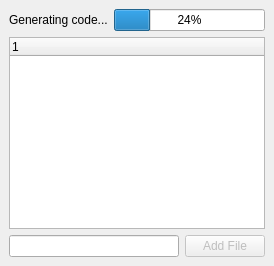
          <widget class="QWidget" name="Generate Code">
           <layout class="QVBoxLayout">
            <property name="spacing">
             <number>6</number>
            </property>
            <property name="leftMargin">
             <number>9</number>
            </property>
            <property name="topMargin">
             <number>9</number>
            </property>
            <property name="rightMargin">
             <number>9</number>
            </property>
            <property name="bottomMargin">
             <number>9</number>
            </property>
            <item>
             <layout class="QHBoxLayout">
              <property name="spacing">
               <number>6</number>
              </property>
              <property name="leftMargin">
               <number>0</number>
              </property>
              <property name="topMargin">
               <number>0</number>
              </property>
              <property name="rightMargin">
               <number>0</number>
              </property>
              <property name="bottomMargin">
               <number>0</number>
              </property>
              <item>
               <widget class="QLabel" name="lblGenerateCodeStatus">
                <property name="text">
                 <string>Generating code...</string>
                </property>
               </widget>
              </item>
              <item>
               <widget class="QProgressBar" name="prgGenerateCode">
                <property name="value">
                 <number>24</number>
                </property>
                <property name="orientation">
                 <enum>Qt::Horizontal</enum>
                </property>
               </widget>
              </item>
             </layout>
            </item>
            <item>
             <widget class="QTreeWidget" name="twModuleTree">
              <column>
               <property name="text">
                <string/>
               </property>
              </column>
             </widget>
            </item>
            <item>
             <layout class="QHBoxLayout">
              <property name="spacing">
               <number>6</number>
              </property>
              <property name="leftMargin">
               <number>0</number>
              </property>
              <property name="topMargin">
               <number>0</number>
              </property>
              <property name="rightMargin">
               <number>0</number>
              </property>
              <property name="bottomMargin">
               <number>0</number>
              </property>
              <item>
               <widget class="QLineEdit" name="edtNewFile"/>
              </item>
              <item>
               <widget class="QPushButton" name="btnNewFile">
                <property name="enabled">
                 <bool>false</bool>
                </property>
                <property name="text">
                 <string>Add File</string>
                </property>
               </widget>
              </item>
             </layout>
            </item>
           </layout>
          </widget>
